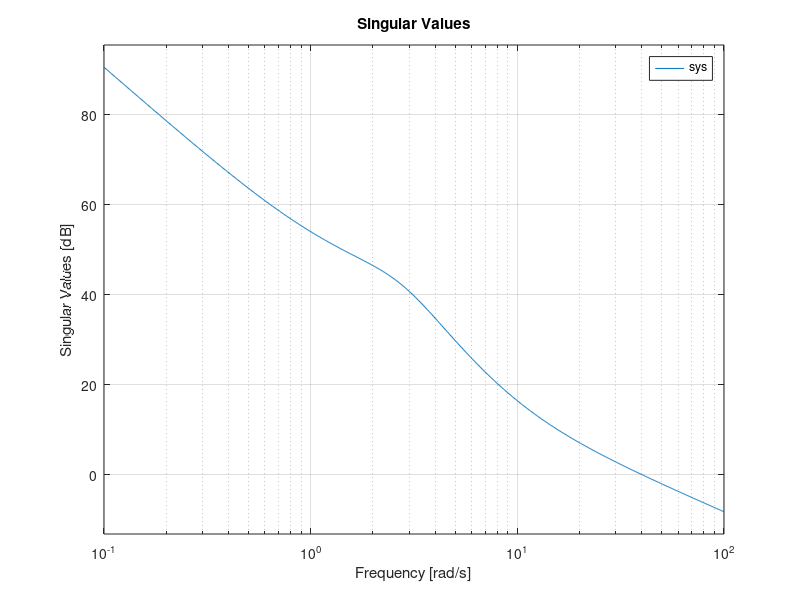

Here is the MATLAB script that generated this plot: (Note: this script raises an error after producing the figure.)
clear all; close all; clc;

%% DATI

% x1 = angle of attack
% x2 = pitch angle
% x3 = pitch rate
% x4 = altitude
% y1 = pitch angle
% y2 = altitude
% y3 = speed

% Matrici del sistema
A = [-1.2822 0 0.98 0; 0 0 1 0; -5.4293 0 -1.8366 0; -128.2 128.2 0 0];
B = [-0.3 0 -17 0]';
C = [0 1 0 0; 0 0 0 1; -128.2 128.2 0 0];
D = [0 0 0]';
sys = ss(A,B,C,D);

% Condizioni iniziali sugli stati:
x0 = [deg2rad(0) deg2rad(-15) 0 200];

% Settare gli stati di riferimento per evitare i warning:
x_ref = [0 0 0 0]';

% Vincoli sull'ingresso U
sat_max = deg2rad(15); sat_min = deg2rad(-15);
% Vincoli sullo stato X2
x2_min = deg2rad(-20); x2_max = deg2rad(20);
% Vincoli sullo stato X4
over_shot_constraint = -0.01 * x0(4);
% Vincoli sullo slew rate dell'ingresso U
slewrateMax = deg2rad(30); slewrateMin = deg2rad(-30);

% Per vedere se il sistema è internamente stabile
poles_openloop = eig(A);
if real(poles_openloop) < 0
    fprintf('OPEN LOOP SYSTEM STABILE\n\n')
else
    fprintf('OPEN LOOP SYSTEM INSTABILE\n\n')
end

% Per vedere se il sistema è completamente osservabile e raggiungibile
if((rank(obsv(sys)) == size(A,1)) && rank(ctrb(sys)) == size(A,1))
    fprintf('SISTEMA OSSERVABILE E RAGGIUNGIBILE\n\n')
end

% Per rendere visibili tutti gli stati in uscita
C_states = eye(4);
D_states = [0; 0; 0; 0];

tsim = 10;

%% ES.1 LQR TEMPO CONTINUO

% Tentativo 1 (PITCH ANGLE > |20°|)
Q1 = 1*eye(4); R1 = 1;
[Klqr1, P1, CLP1] = lqr(A,B,Q1,R1); % CLOSED LOOP SYSTEM A.S.
% Tentativo 2 (PITCH ANGLE > |20°|)
Q2 = 100*eye(4); R2 = 1;
[Klqr2, P2, CLP2] = lqr(A,B,Q2,R2); % CLOSED LOOP SYSTEM A.S.
% Tentativo 3 (PITCH ANGLE > |20°|)
Q3 = eye(4); R3 = 100;
[Klqr3, P3, CLP3] = lqr(A,B,Q3,R3); % CLOSED LOOP SYSTEM A.S.
% Tentativo 4 (PITCH ANGLE < |20°|)
Q4 = 0.01*eye(4); R4 = 100;
[Klqr4, P4, CLP4] = lqr(A,B,Q4,R4); % CLOSED LOOP SYSTEM A.S.

% open('LQR_comparison') % ------------------------------------------------
% sim('LQR_comparison') % -------------------------------------------------
% keyboard % --------------------------------------------------------------

Klqr_LQ = Klqr4; Q_LQ = Q4; R_LQ = R4; P_LQ = P4;

%% ES.2 LQR TEMPO DISCRETO

% Per trovare il periodo di campionamento
sigma(sys)
grid on
hold on
SingularValues = findobj(gca, 'Type', 'line');
x = get(SingularValues, 'Xdata');
pulse = x{2,1};
y = get(SingularValues, 'Ydata');
module = y{2,1};
zero_dB = 0;
w_taglio = pchip(module,pulse,zero_dB); % 40.1521 [rad/s]
plot(w_taglio,zero_dB,'*','color','r','LineWidth',1)
legend('Singular Values','w_B')
keyboard

% w_s > 2*w_taglio --> (2*pi)/T_s > 2*w_taglio --> T_s < pi/w_taglio con
% w_taglio = 2*pi/T_taglio --> T_s < T_taglio/2
T_taglio = 2*pi/w_taglio;
Ts = 0.5*(T_taglio/2);

slewrateMax = slewrateMax * Ts; slewrateMin = slewrateMin * Ts;

% Trasforma il sistema da continuo a discreto
sysd = c2d(sys,Ts);

Q_d = Q_LQ; R_d = R_LQ;
[Klqr_d, P_d, CLP_d] = dlqr(sysd.A,sysd.B,Q_d,R_d);
% open('LQR_discrete') % --------------------------------------------------
% sim('LQR_discrete') % ---------------------------------------------------
% keyboard % --------------------------------------------------------------

%% ES.3 MPC SENZA VINCOLI

Q_MPC = Q_d; R_MPC = R_d; P_MPC = Q_d;

SetN = [20 30 90];
N = SetN(3);

% open('MPC_noConstraints') % ---------------------------------------------
% sim('MPC_noConstraints') % ----------------------------------------------
% keyboard % --------------------------------------------------------------

P_MPC = P_d;
N = 1;

% open('MPC_noConstraints_opt') % -----------------------------------------
% sim('MPC_noConstraints_opt') % ------------------------------------------
% keyboard % --------------------------------------------------------------

N = SetN(3);

%% ES.4 MPC CON VINCOLI SU INGRESSO

%{
    Vincoli sull'ingresso U
    sat_max = deg2rad(15); sat_min = deg2rad(-15);
%}

% open('MPC_InputConstraints') % ------------------------------------------
% sim('MPC_InputConstraints') % -------------------------------------------
% keyboard % --------------------------------------------------------------

%{
    1) Is it still working?
        Sì
    2) Does it better than the LQR?
        E' leggermente migliore in quanto regola le sue azioni ottimali,
        tenendo conto dei limiti di saturazione, mentre l'LQ calcola le
        azioni ottimali e solo dopo le satura.
%}

Q_d = 100*Q_LQ; R_d = R_LQ;
[Klqr_d, P_d, CLP_d] = dlqr(sysd.A,sysd.B,Q_d,R_d);
Q_MPC = Q_d; R_MPC = R_d; P_MPC = P_d;

% open('MPC_InputConstraints') % ------------------------------------------
% sim('MPC_InputConstraints') % -------------------------------------------
% keyboard % --------------------------------------------------------------

%{
    3) How does it behave when you try to make it more aggressive?
        Aumentando la Q, quindi aumentando l'utilizzo del regolatore (le U
        aumentano), i due controllori peggiorano entrambi ed aumenta la
        differenza tra l'MPC e l'LQ
%}

% Li rimetto come prima
Q_d = Q_LQ; R_d = R_LQ;
[Klqr_d, P_d, CLP_d] = dlqr(sysd.A,sysd.B,Q_d,R_d);
Q_MPC = Q_d; R_MPC = R_d; P_MPC = P_d;

%% ES.5 MPC CON VINCOLI SU INGRESSO E X2

%{
    Se si utilizza la P_d (opt solution discreto) non funziona. Perchè?
    IDEA: Se fosse uguale alla soluzione ottimale, fin da subito (N = 1)
    allora i vincoli sul pitch angle non sarebbero rispettati (guarda il
    grafico sottostante)
%}

% open('MPC_X2Constraints') % ---------------------------------------------
% sim('MPC_X2Constraints') % ----------------------------------------------
% keyboard % --------------------------------------------------------------

%% ES.6 MPC CON VINCOLI SU INGRESSO, X2 E X4

%{
    overshot = - 1% * x4(0)
    x4(0) > 0  -->  x4(t) > overshot  --> -x4(t) < -overshot
    x4(0) < 0  -->  x4(t) < overshot
    -sign(x4(0))*x4(t) < -sign(x4(0))*overshot
    x4(0) = 200 --> -x4(t) < -overshot --> x4(t) > overshot
    x4(0) = -200 --> x4(t) < overshot
%}

% open('MPC_X4Constraints') % ---------------------------------------------
% sim('MPC_X4Constraints') % ----------------------------------------------
% keyboard % --------------------------------------------------------------

%% ES.7 MPC CON VINCOLI SU INGRESSO, X2, X4 E SLEW RATE DELL'INGRESSO

% open('MPC_AllConstraints') % --------------------------------------------
% sim('MPC_AllConstraints') % ---------------------------------------------
% keyboard % --------------------------------------------------------------

%% ES.8 KALMAN FILTER

tsim = 20;

x0K = [deg2rad(0) deg2rad(-20) 0 250]; % initial guess for x0

% set power of v_x=0.01 in simulink block
power_vx = 1e-3;
% set power of v_y=0.001 in simulink block
power_vy = 1e-2;

B_noise = [sysd.B ones(size(sysd.B,1),1)];
D_noise = [D_states zeros(size(D_states,1),1)];

% set Kalman filter parameters
NK = zeros(4,3); % covariance v_x,v_y
QK = blkdiag(1,1,1,1); % variance of v_x
RK = 0.001*blkdiag(1,1,1); % variance of v_y

% open('MPC_KF') % ----------------------------------------------------------
% sim('MPC_KF') % -----------------------------------------------------------
% keyboard % ----------------------------------------------------------------

QK = blkdiag(1,1,1,1); % variance of v_x
RK = 10*blkdiag(1,1,1); % variance of v_y

% open('MPC_KF') % ----------------------------------------------------------
% sim('MPC_KF') % -----------------------------------------------------------